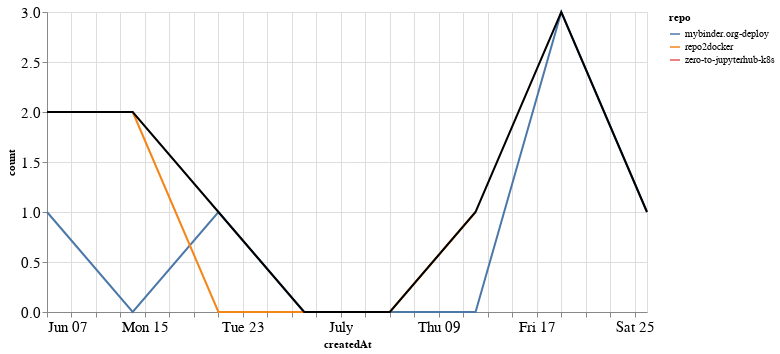

Source (notebook cell):
### Markdown cell above
## PRs

### Code cell
prs_time = prs.groupby('repo').resample('W', on='createdAt').count()['author'].reset_index()
prs_time = prs_time.rename(columns={'author': 'count'})
prs_time_total = prs_time.groupby('createdAt').agg({"count": "sum"}).reset_index()

ch1 = alt.Chart(prs_time, width=600).mark_line().encode(
    x='createdAt',
    y='count',
    color='repo',
    tooltip="repo"
)

ch2 = alt.Chart(prs_time_total, width=600).mark_line(color="black").encode(
    x='createdAt',
    y='count',
)

ch1 + ch2

### Figure 1 — Vega-Lite specification as saved in the notebook (floating-point values rounded to 4 significant figures)
{"config": {"axisLeft": {"labelFontSize": 15}, "axisBottom": {"labelFontSize": 15}}, "layer": [{"data": {"name": "data-c315fc30af5d423cb6727a517f711cfb"}, "mark": "line", "encoding": {"color": {"type": "nominal", "field": "repo"}, "tooltip": {"type": "nominal", "field": "repo"}, "x": {"type": "temporal", "field": "createdAt"}, "y": {"type": "quantitative", "field": "count"}}, "width": 600}, {"data": {"name": "data-91a77692138633d29af8c1d494b62271"}, "mark": {"type": "line", "color": "black"}, "encoding": {"x": {"type": "temporal", "field": "createdAt"}, "y": {"type": "quantitative", "field": "count"}}, "width": 600}], "$schema": "https://vega.github.io/schema/vega-lite/v4.8.1.json", "datasets": {"data-c315fc30af5d423cb6727a517f711cfb": [{"repo": "mybinder.org-deploy", "createdAt": "2020-06-07T00:00:00", "count": 1}, {"repo": "mybinder.org-deploy", "createdAt": "2020-06-14T00:00:00", "count": 0}, {"repo": "mybinder.org-deploy", "createdAt": "2020-06-21T00:00:00", "count": 1}, {"repo": "mybinder.org-deploy", "createdAt": "2020-06-28T00:00:00", "count": 0}, {"repo": "mybinder.org-deploy", "createdAt": "2020-07-05T00:00:00", "count": 0}, {"repo": "mybinder.org-deploy", "createdAt": "2020-07-12T00:00:00", "count": 0}, {"repo": "mybinder.org-deploy", "createdAt": "2020-07-19T00:00:00", "count": 3}, {"repo": "mybinder.org-deploy", "createdAt": "2020-07-26T00:00:00", "count": 1}, {"repo": "repo2docker", "createdAt": "2020-06-14T00:00:00", "count": 2}, {"repo": "repo2docker", "createdAt": "2020-06-21T00:00:00", "count": 0}, {"repo": "repo2docker", "createdAt": "2020-06-28T00:00:00", "count": 0}, {"repo": "repo2docker", "createdAt": "2020-07-05T00:00:00", "count": 0}, {"repo": "repo2docker", "createdAt": "2020-07-12T00:00:00", "count": 1}, {"repo": "zero-to-jupyterhub-k8s", "createdAt": "2020-06-07T00:00:00", "count": 1}], "data-91a77692138633d29af8c1d494b62271": [{"createdAt": "2020-06-07T00:00:00", "count": 2}, {"createdAt": "2020-06-14T00:00:00", "count": 2}, {"createdAt": "2020-06-21T00:00:00", "count": 1}, {"createdAt": "2020-06-28T00:00:00", "count": 0}, {"createdAt": "2020-07-05T00:00:00", "count": 0}, {"createdAt": "2020-07-12T00:00:00", "count": 1}, {"createdAt": "2020-07-19T00:00:00", "count": 3}, {"createdAt": "2020-07-26T00:00:00", "count": 1}]}}
